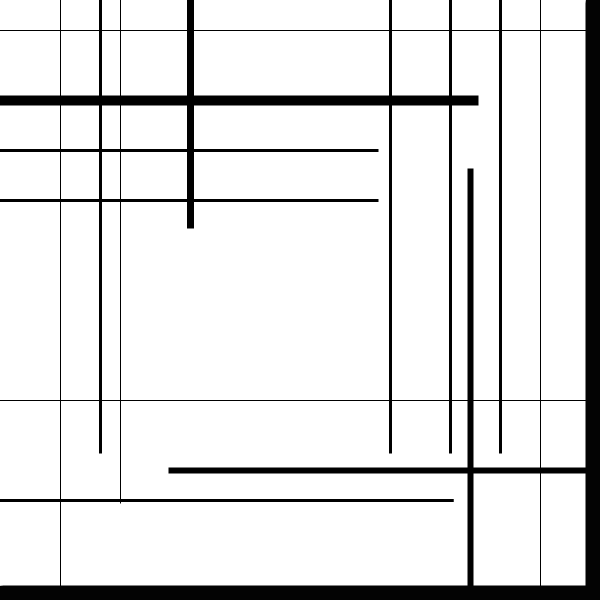
Frame 1 (no input)
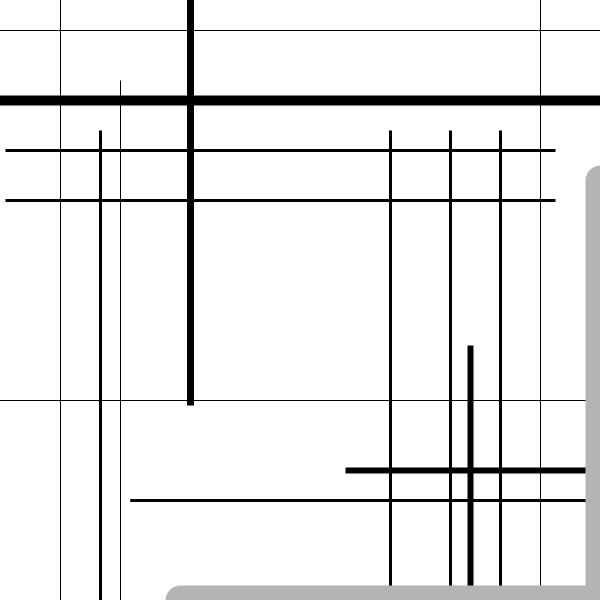
Frame 60 (the mouse pressed at the canvas centre just before this capture)
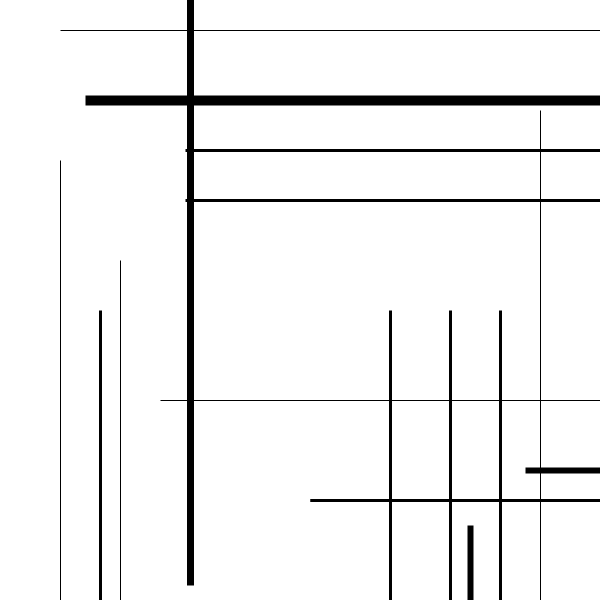
Frame 120 (the mouse held since frame 60 and released just before this capture)

The Processing sketch that drew these frames (run headless with seeded random() and noise(); from frame 60 on, the mouse is pressed at the canvas centre):

// Processing sketch: processing_144977
// ── processing_144977.pde

int counter;
// Konkuk University 
// Department of Dynamic Media 
// SOS iDesign 
// Name: KIM Sunhyun
// ID:201420067 

int x = 0;
int y = 0;
int speed = 3;     

void setup() {
  size(600, 600);
  smooth();
}

void draw() {
  background(255);
  pushMatrix(); 

  x = x + speed;

  popMatrix();
  if ((x > width) || (x < 0)) {
    speed = speed * -1;
    if ((y > height) || (y < 0)) 
      speed = speed * -1;
    for (int i = 0; i < 10; i = i +1) {
      line(10, 10, 10, 10);
    }
  }
  stroke(0);
  strokeWeight(2);
  fill(x);

  strokeWeight(3);
  ellipse(500, x+200, y, 500);
  ellipse(450, x+200, y, 500);
  ellipse(390, x+200, y, 500);
  ellipse(100, x+200, y, 500);
  ellipse(x+200, 500, 500, y);
  ellipse(x+200, 500, 500, y); 
  strokeWeight(1);
  ellipse(x+200, 400, 800, y);
  ellipse(x+200, 30, 1000, y);
  strokeWeight(7);
  ellipse(190, x-100, y, 650); 
  strokeWeight(3);

  strokeWeight(6);
  ellipse(470, x+400, y, 470);
  ellipse(x+400, 470, 470, y);
  strokeWeight(10);
  ellipse(x+100, 100, 750, y);
  strokeWeight(3);
  ellipse(x+100, 150, 550, y);
  ellipse(x+100, 200, 550, y);
  strokeWeight(1);
  ellipse(60, x+200, y, 800);
  ellipse(120, x+200, y, 600);
  ellipse(540, x+200, y, 900);
  strokeWeight(6);
  strokeWeight(30);
  stroke(x);
  line(y+600, x, y+600, y+600);
  line(x, y+600, y+600, y+600);

  //scale(30);
  //color(0);

  translate(100, 100, 400);
}
